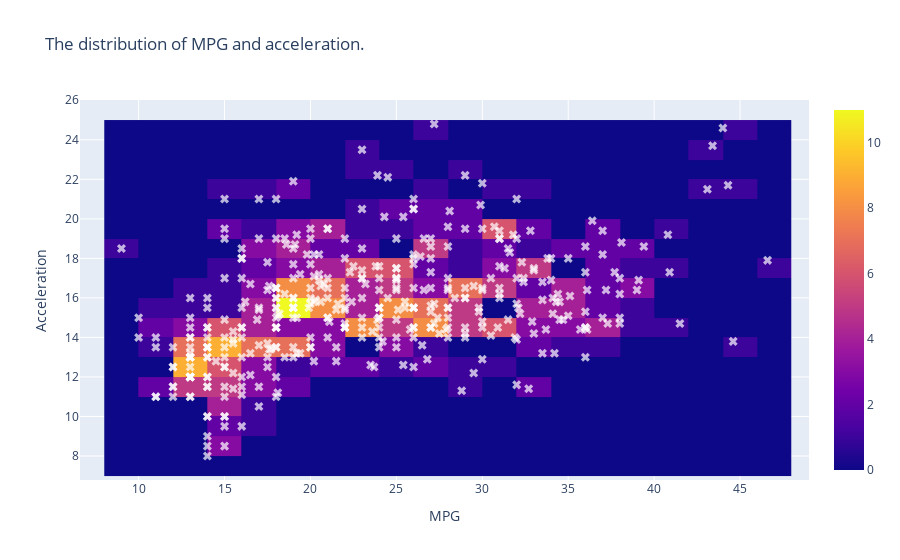

Notebook code for this chart:
### Markdown cell above
Two dimensional histogram with distribution of MPG and acceleration.

### Code cell
fig = go.Figure(go.Histogram2d(x = data.mpg, y = data.acceleration,
                         nbinsx = 30, nbinsy =30))
fig.add_trace(go.Scatter(x = data.mpg, y = data.acceleration,
                         mode = 'markers',
                         marker = {
                             'symbol': 'x',
                             'opacity': 0.7,
                             'color' : 'white',
                             'size': 8}))

fig.update_layout(
    title_text='The distribution of MPG and acceleration.', # title of plot
    xaxis_title_text='MPG', # xaxis label
    yaxis_title_text='Acceleration', # yaxis label
)

fig.show()

### Figure 1 — Plotly figure (JSON) as saved in the notebook; plotly's stock layout.template omitted (floating-point values rounded to 4 significant figures; data arrays with more than 128 entries replaced by an {"elided": "..."} marker saying what was removed)
{"data": [{"nbinsx": 30, "nbinsy": 30, "type": "histogram2d", "x": {"elided": "398 float values"}, "y": {"elided": "398 float values"}}, {"marker": {"color": "white", "opacity": 0.7, "size": 8, "symbol": "x"}, "mode": "markers", "type": "scatter", "x": {"elided": "398 float values"}, "y": {"elided": "398 float values"}}], "layout": {"title": {"text": "The distribution of MPG and acceleration."}, "xaxis": {"title": {"text": "MPG"}}, "yaxis": {"title": {"text": "Acceleration"}}}}
